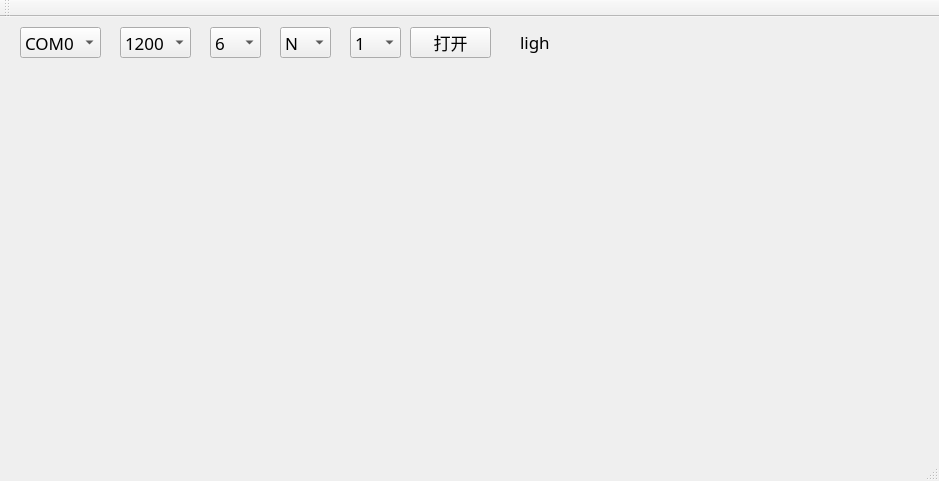
<?xml version="1.0" encoding="UTF-8"?>
<ui version="4.0">
 <class>MainWindow</class>
 <widget class="QMainWindow" name="MainWindow">
  <property name="geometry">
   <rect>
    <x>0</x>
    <y>0</y>
    <width>939</width>
    <height>481</height>
   </rect>
  </property>
  <property name="font">
   <font>
    <family>微软雅黑</family>
    <pointsize>13</pointsize>
   </font>
  </property>
  <property name="windowTitle">
   <string>MainWindow</string>
  </property>
  <widget class="QWidget" name="centralWidget">
   <widget class="QComboBox" name="cBoxPort">
    <property name="geometry">
     <rect>
      <x>20</x>
      <y>10</y>
      <width>81</width>
      <height>31</height>
     </rect>
    </property>
    <property name="font">
     <font>
      <family>黑体</family>
      <pointsize>13</pointsize>
     </font>
    </property>
    <item>
     <property name="text">
      <string>COM0</string>
     </property>
    </item>
    <item>
     <property name="text">
      <string>COM1</string>
     </property>
    </item>
    <item>
     <property name="text">
      <string>COM2</string>
     </property>
    </item>
    <item>
     <property name="text">
      <string>COM3</string>
     </property>
    </item>
    <item>
     <property name="text">
      <string>COM4</string>
     </property>
    </item>
    <item>
     <property name="text">
      <string>COM5</string>
     </property>
    </item>
    <item>
     <property name="text">
      <string>COM6</string>
     </property>
    </item>
    <item>
     <property name="text">
      <string>COM7</string>
     </property>
    </item>
   </widget>
   <widget class="QComboBox" name="cBoxBaud">
    <property name="geometry">
     <rect>
      <x>120</x>
      <y>10</y>
      <width>71</width>
      <height>31</height>
     </rect>
    </property>
    <property name="font">
     <font>
      <family>黑体</family>
      <pointsize>13</pointsize>
     </font>
    </property>
    <item>
     <property name="text">
      <string>1200</string>
     </property>
    </item>
    <item>
     <property name="text">
      <string>2400</string>
     </property>
    </item>
    <item>
     <property name="text">
      <string>4800</string>
     </property>
    </item>
    <item>
     <property name="text">
      <string>9600</string>
     </property>
    </item>
    <item>
     <property name="text">
      <string>38400</string>
     </property>
    </item>
    <item>
     <property name="text">
      <string>57600</string>
     </property>
    </item>
    <item>
     <property name="text">
      <string>115200</string>
     </property>
    </item>
    <item>
     <property name="text">
      <string>COM7</string>
     </property>
    </item>
   </widget>
   <widget class="QComboBox" name="cBoxDataBits">
    <property name="geometry">
     <rect>
      <x>210</x>
      <y>10</y>
      <width>51</width>
      <height>31</height>
     </rect>
    </property>
    <property name="font">
     <font>
      <family>黑体</family>
      <pointsize>13</pointsize>
     </font>
    </property>
    <item>
     <property name="text">
      <string>6</string>
     </property>
    </item>
    <item>
     <property name="text">
      <string>7</string>
     </property>
    </item>
    <item>
     <property name="text">
      <string>8</string>
     </property>
    </item>
   </widget>
   <widget class="QComboBox" name="cBoxParity">
    <property name="geometry">
     <rect>
      <x>280</x>
      <y>10</y>
      <width>51</width>
      <height>31</height>
     </rect>
    </property>
    <property name="font">
     <font>
      <family>黑体</family>
      <pointsize>13</pointsize>
     </font>
    </property>
    <item>
     <property name="text">
      <string>N</string>
     </property>
    </item>
    <item>
     <property name="text">
      <string>E</string>
     </property>
    </item>
    <item>
     <property name="text">
      <string>O</string>
     </property>
    </item>
   </widget>
   <widget class="QComboBox" name="cBoxStop">
    <property name="geometry">
     <rect>
      <x>350</x>
      <y>10</y>
      <width>51</width>
      <height>31</height>
     </rect>
    </property>
    <property name="font">
     <font>
      <family>黑体</family>
      <pointsize>13</pointsize>
     </font>
    </property>
    <item>
     <property name="text">
      <string>1</string>
     </property>
    </item>
    <item>
     <property name="text">
      <string>2</string>
     </property>
    </item>
   </widget>
   <widget class="QPushButton" name="btnOnOff">
    <property name="geometry">
     <rect>
      <x>410</x>
      <y>10</y>
      <width>81</width>
      <height>31</height>
     </rect>
    </property>
    <property name="text">
     <string>打开</string>
    </property>
   </widget>
   <widget class="QLabel" name="labLight">
    <property name="geometry">
     <rect>
      <x>520</x>
      <y>10</y>
      <width>30</width>
      <height>30</height>
     </rect>
    </property>
    <property name="text">
     <string>light</string>
    </property>
   </widget>
  </widget>
  <widget class="QToolBar" name="mainToolBar">
   <attribute name="toolBarArea">
    <enum>TopToolBarArea</enum>
   </attribute>
   <attribute name="toolBarBreak">
    <bool>false</bool>
   </attribute>
  </widget>
  <widget class="QStatusBar" name="statusBar"/>
  <widget class="QMenuBar" name="menuBar">
   <property name="geometry">
    <rect>
     <x>0</x>
     <y>0</y>
     <width>939</width>
     <height>29</height>
    </rect>
   </property>
  </widget>
  <action name="actionD">
   <property name="text">
    <string>d </string>
   </property>
  </action>
 </widget>
 <layoutdefault spacing="6" margin="11"/>
 <resources/>
 <connections/>
</ui>
